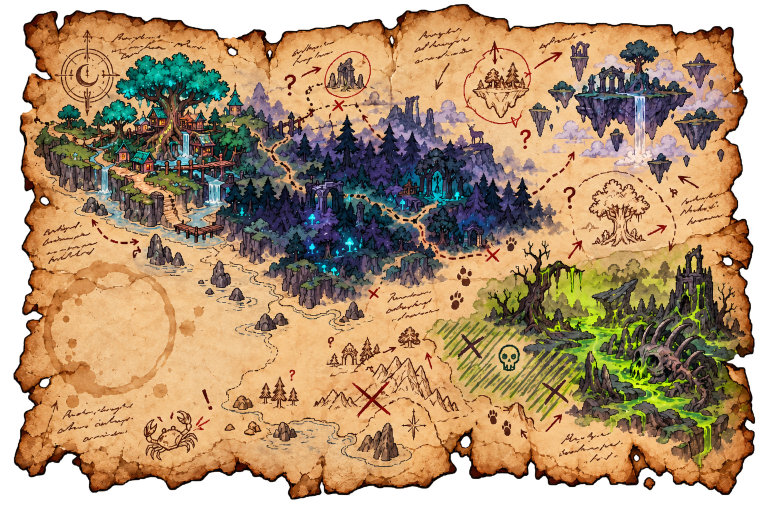
#> input picture assets/_codex_src/carte_parchemin.png, 1536 x 1024 px (shown at 1/2 size)
$ python -i import_codex_assets.py   (imports and definitions only)
#> lines starting #> are read from the running program, lines starting #| are printed output that depends on the picture
#!/usr/bin/env python3
"""Importe les images générées par Codex (cf. CODEX_SPRITES_A_GENERER.md).

Source de vérité : src/data/asset_manifest.js (PARSÉ par ce script, rien à
garder en double ici). Trois tables y sont lues :

  * ASSET_MANIFEST   -- feuilles animées (persos, ennemis, VFX). Chaque entrée
    liste ses images source dans `sheets` (une image peut ne contenir qu'une
    partie des rangées : `rows` = indices GLOBAUX de rangée). Les frames sont
    écrites en `${dir}/${prefix}_row${row}_${i}.png`, même format que
    tools/split_spritesheet.py : canvas uniforme pour TOUTE l'entrée (toutes
    images confondues), aligné bas-centre (`align: "bottom"`), centré
    (`"center"`), à gauche/centre vertical (`"left"`) ou bas-gauche
    (`"left-bottom"`). `canvas: [w, h]` impose la taille finale (réduction
    uniforme). `frames: [...]` dans un sheet = nb de frames par rangée image ;
    un indice de rangée répété dans `rows` concatène plusieurs rangées image
    dans une même anim.
      - cut "blob" (persos) : rangées détectées par les bandes transparentes,
        frames par composantes connexes (comme split_spritesheet.py), avec
        en plus le rattachement des petits morceaux détachés (mèche, goutte)
        à la frame la plus proche.
      - cut "grid" (VFX) : grille régulière (largeur / nb de frames de la
        rangée, hauteur / nb de rangées de l'image) -- les particules
        détachées restent dans leur cellule.
  * ITEM_MANIFEST    -- images uniques : fichier source dans `src.file` ou
    cellule `src.cell` d'une planche `src.planche` découpée en grille
    `src.grid` = [colonnes, rangées] (ou par colonnes transparentes si
    `src.cut == "columns"`, pour le totem). Normalisation `norm` :
      fit N      -> rognage alpha puis réduction pour que le plus grand côté = N
      height N   -> rognage alpha puis hauteur = N (trim_x : rognage horizontal seul)
      square N   -> rognage alpha, padding carré, redimension NxN
      cover WxH  -> image opaque recadrée/redimensionnée pour couvrir WxH (fonds)
      trim       -> rognage alpha seul
    Retouches mécaniques facultatives de `norm` (lot 8, cf.
    docs/production/PLAN_INTEGRATION_LOT_8.md M03-M05), sauf en mode cover,
    dans cet ordre :
      trimAlpha N   -> seuil du rognage (alpha > N, défaut ALPHA_T = 10) ;
                       0 garde la traîne d'alpha des grandes lueurs (sinon
                       bord net à alpha ~11 sur les 4 côtés) ;
      cropTop N     -> après le rognage, retire N rangées en haut puis rogne
                       à nouveau (fx_lueur_sol : ellipse fantôme au-dessus) ;
      (redimension du mode)
      pad N         -> marge transparente de N px autour ;
      falloff P     -> alpha *= clamp(1 - r, 0, 1)^P, r = distance au centre
                       normalisée sur les demi-axes de l'image (après pad) :
                       un halo peint en plateau devient un dégradé continu
                       jusqu'à 0 au bord (fx_halo_doux, fx_halo_rayons) ;
      desaturate    -> RGB en blanc, alpha gardé (image teintable par setTint).
    Feuilles animées : `align: "ring"` centre chaque frame sur le cercle
    ajusté de l'anneau (cf. ring_center) et non sur sa boîte, que les
    débris décentrent ; canvas = le plus petit qui contient toutes les
    frames ainsi centrées (ou `canvas` s'il est donné).
  * TILESET_MANIFEST -- 3 images (sol 4x4, plateformes 1x3, spéciaux 1x3)
    découpées vers les 21 noms de assets/decors/autotile_frames/ (disposition
    'blob' de LevelKit.js) : contour retiré sur les côtés intérieurs (pas de
    couture), cases du dessus à leur proportion naturelle, mousse calée sur
    la ligne de marche (cf. make_tile). Milieu et bout de plateforme
    reconstruits pour se raccorder sans encoche (cf. make_platform_tiles).

Fonds non transparents : si les 4 coins de l'image sont opaques et qu'elle
n'est pas censée l'être (fonds `cover` exclus), le fond est retiré : noir via
tools/dechroma.py, autre couleur unie (blanc, gris, damier clair) par un
remplissage depuis les bords à tolérance de couleur.

Un asset n'est (re)traité que si sa source existe ET qu'une de ses sorties
manque (ou avec --force). Rien n'est jamais supprimé hors des fichiers que
ce script écrit lui-même.

Usage :
    python tools/import_codex_assets.py [--force] [--only ID [ID ...]] [--dry-run]

Requiert numpy, Pillow, scipy (comme les autres outils du dossier).
"""
import argparse
import json
import re
import sys
from pathlib import Path

import numpy as np
from PIL import Image
from scipy import ndimage

TOOLS = Path(__file__).resolve().parent
ROOT = TOOLS.parent
sys.path.insert(0, str(TOOLS))
from dechroma import remove_black_background  # noqa: E402
from split_spritesheet import find_segments  # noqa: E402

MANIFEST = ROOT / 'src' / 'data' / 'asset_manifest.js'
ALPHA_T = 10       # comme split_spritesheet.py
MIN_AREA = 25      # composantes plus petites = bruit
PAD = 4
TILE = 256
# Chaque case Codex est dessinée comme un carré arrondi à contour sombre : sur
# un côté qui touche une autre case en jeu, ce contour faisait une couture
# tous les 64 px. On le retire (TILE_INSET px source, contour + arrondi des
# coins) sur les côtés NON exposés de chaque case (cf. TILE_EXPOSED : t/b/l/r).
TILE_INSET = 12
TILE_EXPOSED = {
    'dirt_tl': 'tl', 'dirt_t': 't', 'dirt_tr': 'tr',
    'dirt_l': 'l', 'dirt_r': 'r',
    'dirt_bl': 'bl', 'dirt_b': 'b', 'dirt_br': 'br',
    # plateformes : 0 = milieu (voisins des 2 côtés), 2 = bout GAUCHE (miroir
    # pour le bout droit), 1 = isolée (cf. renderAutotileGrid). 0 et 2 sont
    # ensuite refaits par make_platform_tiles (raccord sans encoche).
    'dirt_platform0': 'tb', 'dirt_platform1': 'tblr', 'dirt_platform2': 'tbl',
    'dirt_column': 'lr',
}  # absent = case intérieure (centre, variantes, coins intérieurs)
# Ligne de marche : le jeu remonte les images 'blob' pour que le 1er quart de
# la case (48 px d'affichage au-dessus du bas de l'image, cf.
# AUTOTILE_BLOB_ART_STAND_SINK dans LevelKit.js) tombe sur la ligne où l'on
# marche. Le haut de la mousse (1re rangée opaque à plus de 50 %) des cases du
# dessus est calé 4 px d'affichage plus haut (pieds un peu dans la mousse) :
# 52 px d'affichage = 208 px de case (TILE = 4 x 64).
SURFACE_TARGET = 208
TILE_GRID = {
    (0, 0): 'dirt_tl', (0, 1): 'dirt_t', (0, 2): 'dirt_tr', (0, 3): 'dirt_c_var0',
    (1, 0): 'dirt_l', (1, 1): 'dirt_c', (1, 2): 'dirt_r', (1, 3): 'dirt_c_var1',
    (2, 0): 'dirt_bl', (2, 1): 'dirt_b', (2, 2): 'dirt_br', (2, 3): 'dirt_c_var2',
    (3, 0): 'dirt_c_var3', (3, 1): 'dirt_c_var4', (3, 2): 'dirt_c_var5',
}
# dirt_angle (coin intérieur du HAUT, au pied d'une marche) : sa mousse prolonge
# le sol voisin, elle est donc calée comme celle des cases du dessus (cf.
# compose_inner_corner).
TOP_TILES = {'dirt_tl', 'dirt_t', 'dirt_tr', 'dirt_platform0', 'dirt_platform1', 'dirt_platform2', 'dirt_angle'}
PLATFORM_NAMES = ['dirt_platform0', 'dirt_platform1', 'dirt_platform2']
SPECIAL_NAMES = ['dirt_angle', 'coin', 'dirt_column']

WARNINGS = []


def warn(msg):
    WARNINGS.append(msg)
    print('  AVERTISSEMENT:', msg)


# Images refaites en pixel art par tools/pixelfix.js (registre
# src/data/pixel_fixed.js) : jamais réécrites ici, même avec --force -- le
# découpage repartirait de la planche IA et effacerait le travail. Pour
# réimporter : `node tools/pixelfix.js restore <id>` d'abord.
def pixel_fixed_paths():
    reg = ROOT / 'src' / 'data' / 'pixel_fixed.js'
    if not reg.exists():
        return set()
    return set(re.findall(r'"(assets/[^"]+)"', reg.read_text(encoding='utf-8')))


PIXEL_FIXED = pixel_fixed_paths()


# [72 lines left out: functions pixel_fixed_guard, _extract_object, _js_to_json, load_manifest, remove_flat_background, not called in this run]


def load_rgba(path, keep_opaque=False):
#> called with path = '../assets/_codex_src/carte_parchemin.png', keep_opaque = False
    im = Image.open(path).convert('RGBA')
#> im is the input picture: PIL image 1536x1024 RGBA; mean R, G, B, A 152, 117.1, 79.8, 211.8
    arr = np.array(im)
    if keep_opaque:
        return arr
    a = arr[:, :, 3]
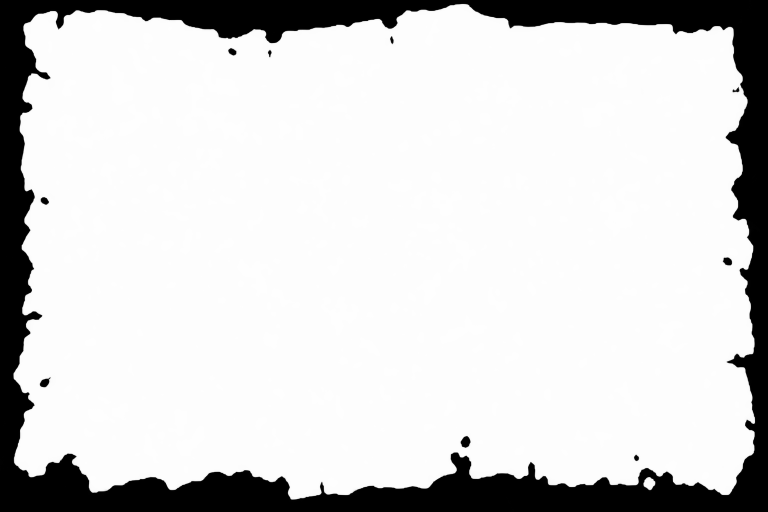
#> a: shape (1024, 1536) (shown at 1/2 size); min 0, max 254, mean 211.8
    corners = [a[0, 0], a[0, -1], a[-1, 0], a[-1, -1]]
#> corners = [0, 0, 0, 0]
    if min(corners) < 250:
        return arr
    rgb = arr[:, :, :3]
    corner_rgb = np.array([rgb[0, 0], rgb[0, -1], rgb[-1, 0], rgb[-1, -1]]).astype(int)
    if corner_rgb.sum(axis=1).max() <= 60:
        print(f'  fond noir détecté -> dechroma ({path.name})')
        return remove_black_background(path)
    print(f'  fond opaque uni détecté -> retrait par couleur ({path.name})')
    out = remove_flat_background(rgb)
    if (out[:, :, 3] == 0).mean() < 0.2:
        warn(f'{path.name} : fond non transparent mal retiré (<20% transparent), régénérer avec fond transparent')
    return out


# [294 lines left out: functions alpha_bbox, trim, save, rel, merge_row_segments, blob_rows and 6 more, not called in this run]


# --------------------------------------------------------------------------- items
_planche_cache = {}


# [187 lines left out: functions planche_cells, normalize, retouch, import_item, grid_cells_by_alpha, body_x_range and 2 more, not called in this run]


# --------------------------------------------------------------------------- plateformes raccordables
# Bug « les plateformes ne se collent pas » : sur la planche Codex, chaque
# plateforme (milieu, bout gauche, isolée) est dessinée comme une petite île
# COMPLÈTE -- flancs arrondis à contour sombre, dessous en bulbe, et pour le
# jeu corrompu une taille de guêpe. Le rognage de make_tile (TILE_INSET sur
# le côté intérieur, mesuré sur la rangée de rochers du bas, plus large que la
# terre) laissait ces flancs dans chaque case : une plateforme de 3 cases se
# lisait comme 3 îlots séparés par des encoches. On reconstruit donc :
#   - dirt_platform0 (milieu) : coupé DANS le corps plein de l'île du milieu
#     (cf. platform_core_cols), prolongé par lui-même si besoin, puis rendu
#     PÉRIODIQUE (sa colonne de droite se raccorde à sa colonne de gauche) ;
#   - dirt_platform2 (bout gauche, miroir pour le bout droit) : le bout
#     arrondi de l'île de gauche, puis le milieu à partir de PLATFORM_JOIN_X
#     -- son bord droit EST celui du milieu, donc raccord parfait.
# Raccords par couture d'erreur minimale (seam_cut) : pas de fondu (pas de
# fantômes de racines), une coupe nette qui passe là où les deux images se
# ressemblent le plus. Même échelle que l'ancien milieu (aspect inchangé) et
# même hauteur au-dessus de la ligne de marche pour les deux cases.
PLATFORM_SEAM = 40          # px de case : largeur des bandes de raccord
PLATFORM_BODY_INSET = 14    # px source : contour sombre + arrondi retirés du corps plein
PLATFORM_JOIN_X = TILE // 2 - PLATFORM_SEAM // 2  # début du raccord bout / milieu


# [168 lines left out: functions surface_row, platform_core_cols, _premultiplied, seam_cut, join_seam, make_periodic and 3 more, not called in this run]


# --------------------------------------------------------------------------- asset_present.js
PRESENT_JS = ROOT / 'src' / 'data' / 'asset_present.js'
# Les 21 cases d'un jeu de tuiles telles que BootScene.autotileFiles() les charge.
AUTOTILE_FILES = ([f'dirt_{p}' for p in ('tl', 't', 'tr', 'l', 'c', 'r', 'bl', 'b', 'br')]
                  + [f'dirt_platform{i}' for i in range(3)] + [f'dirt_c_var{i}' for i in range(6)]
                  + ['dirt_angle', 'coin', 'dirt_column'])


# [76 lines left out: functions write_asset_present, main, not called in this run]


# [2 lines not run here, left out]

>>> result = load_rgba('../assets/_codex_src/carte_parchemin.png')
